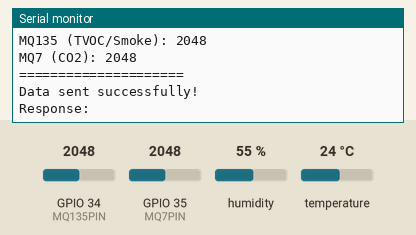
This sketch was run on a simulated ESP32. Parts: the last lines printed to the serial monitor. The test bench sets the inputs (shaded band); at power-on: humidity 55 %, GPIO 34 (MQ135PIN) = 2048, GPIO 35 (MQ7PIN) = 2048, temperature 24 °C. WiFi joins after 1.5 s; servers stay silent unless stated; uploads are accepted with an empty reply.

Above: at 2.7 s.
2.8 s: humidity set to 22 %
At 6.92 s:
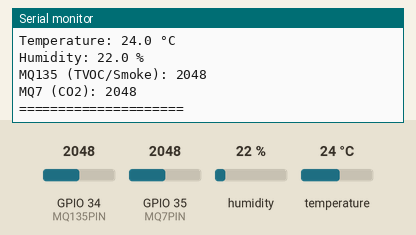
8.6 s: GPIO 34 (MQ135PIN) set to 2866
At 12.15 s:
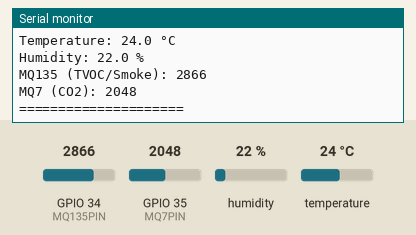
14.4 s: GPIO 35 (MQ7PIN) set to 2866
At 17.38 s:
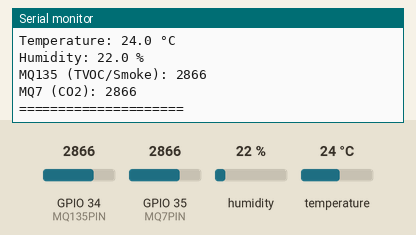
20.2 s: temperature set to 12 °C
At 23.1 s:
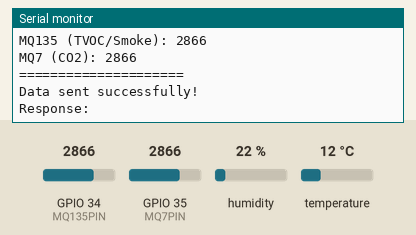
26.0 s: GPIO 34 (MQ135PIN) set to 3972
At 27.84 s:
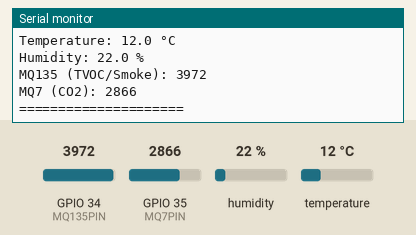
31.8 s: GPIO 35 (MQ7PIN) set to 3972
At 33.07 s:
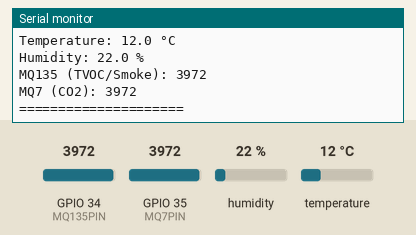
Timing chart, 0 to 34.8 s (numbered marks = the images above; inputs shaded):
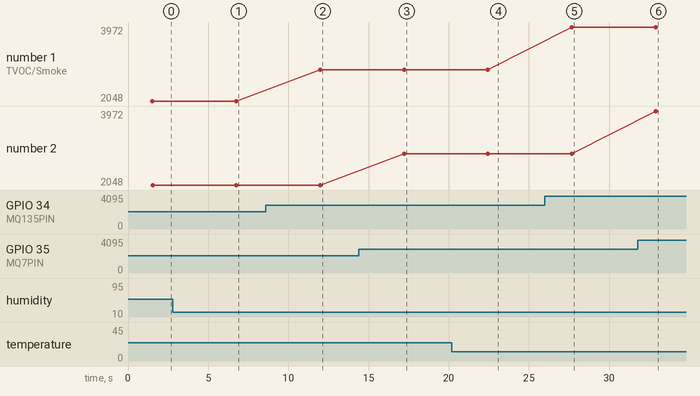

The sketch:

UAP.ino
```cpp
#include <Wire.h>
#include <WiFi.h>
#include <HTTPClient.h>
#include <DHT.h>

// Pin Configuration
#define DHTPIN 4          // DHT11 pin
#define DHTTYPE DHT11     // DHT type
#define MQ135PIN 34       // MQ135 analog pin
#define MQ7PIN 35         // MQ7 analog pin

// WiFi Configuration
const char* ssid = "Jaringan sibuk";
const char* password = "Nenobayuramadhan";
const char* serverUrl = "http://192.168.1.19/PirdasUAP/get_data.php";

// Initialize DHT sensor
DHT dht(DHTPIN, DHTTYPE);

// Global variables
float humidity = 0;
float temperature = 0;
int MQ135Value = 0;
int MQ7Value = 0;

void setup() {
    Serial.begin(115200);
    dht.begin();

    // Initialize WiFi
    setupWiFi();
}

void setupWiFi() {
    Serial.print("Connecting to WiFi");
    WiFi.begin(ssid, password);

    int attempts = 0;
    while (WiFi.status() != WL_CONNECTED && attempts < 20) {
        delay(500);
        Serial.print(".");
        attempts++;
    }

    if (WiFi.status() == WL_CONNECTED) {
        Serial.println("\nWiFi Connected!");
        Serial.println("IP: " + WiFi.localIP().toString());
    } else {
        Serial.println("\nWiFi Connection Failed!");
    }
}

void readSensors() {
    // Read DHT11
    float newTemp = dht.readTemperature();
    float newHum = dht.readHumidity();

    // Validate DHT11 readings
    if (!isnan(newTemp) && !isnan(newHum)) {
        temperature = newTemp;
        humidity = newHum;
    } else {
        Serial.println("Failed to read from DHT sensor!");
    }

    // Read MQ135 and MQ7
    MQ135Value = analogRead(MQ135PIN);
    MQ7Value = analogRead(MQ7PIN);
}

void sendDataToServer() {
    if (WiFi.status() == WL_CONNECTED) {
    String url = serverUrl;
    url += "?temperature=" + String(temperature, 2);
    url += "&humidity=" + String(humidity, 2);
    url += "&TVOC=" + String(MQ135Value);
    url += "&CO2=" + String(MQ7Value);

    HTTPClient http;
    http.begin(url);

    int httpResponseCode = http.GET();
    if (httpResponseCode == 200) {
      String response = http.getString();
      Serial.println("Data sent successfully!");
      Serial.println("Response: " + response);
    } else {
      Serial.print("HTTP Request failed. Code: ");
      Serial.println(httpResponseCode);
    }
    http.end();
  } else {
    Serial.println("WiFi not connected. Cannot send data.");
  }
}

void printReadings() {
    Serial.println("\n=== Sensor Readings ===");
    Serial.println("Temperature: " + String(temperature, 1) + " °C");
    Serial.println("Humidity: " + String(humidity, 1) + " %");
    Serial.println("MQ135 (TVOC/Smoke): " + String(MQ135Value));
    Serial.println("MQ7 (CO2): " + String(MQ7Value));
    Serial.println("=====================");
}

void loop() {
    // Check WiFi connection
    if (WiFi.status() != WL_CONNECTED) {
        setupWiFi();
    }

    // Read sensor data
    readSensors();

    // Print readings to Serial
    printReadings();

    // Send data to server
    sendDataToServer();

    // Wait before next reading
    delay(5000);
}
```

Measured:
- after the input at 2.8 s, the serial monitor: prints a new line after 4.0 s (image 1)
- after the input at 8.6 s, the serial monitor: prints a new line after 3.4 s (image 2)
- after the input at 14.4 s, the serial monitor: prints a new line after 2.8 s (image 3)
- after the input at 20.2 s, the serial monitor: prints a new line after 2.2 s (image 4)
- after the input at 26.0 s, the serial monitor: prints a new line after 1.7 s (image 5)
- after the input at 31.8 s, the serial monitor: prints a new line after 1.1 s (image 6)
- plotted number 1: 2048 → 2866 after the input at 8.6 s, 2866 → 3972 after the input at 26.0 s
